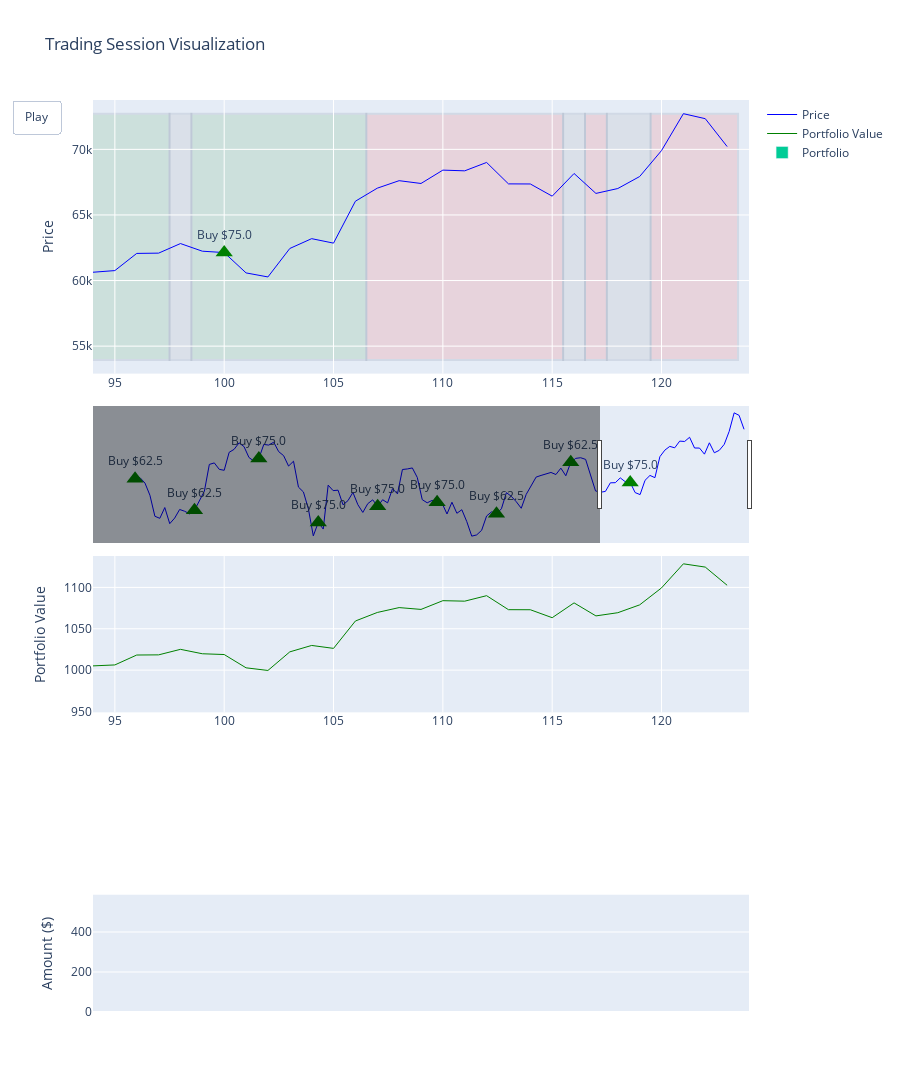

The notebook cell saved with this chart:
### Code cell
import plotly.graph_objects as go
from plotly.subplots import make_subplots
import numpy as np
from IPython.display import clear_output, display
import quantstats as qs
from simulations.DCAStrategyAveraging import DCAStrategyAveraging

def run_trading_session(initial_balance, risk_level='medium'):
    test_data = fetch_data_with_indicators(Api.YAHOO, 'BTC-USD', '2024-05-01', '2024-11-01', '1d', ['RSI', 'EMA_50'])
    test_data = test_data.copy()
    test_data['Pct Change'] = test_data['Close'].pct_change() * 100
    test_data.dropna(inplace=True)
    peaks, properties = find_peaks(test_data['Close'], height=100, prominence=5, distance=40)
    test_data['Peak'] = 0
    test_data.loc[test_data.index[peaks], 'Peak'] = 1

    portfolio = DCAStrategyAveraging(initial_balance)
    eval_env = DummyVecEnv([lambda: CryptoTradingEnv(test_data)])
    eval_env = VecNormalize(eval_env, norm_obs=True, norm_reward=False)
    
    obs = eval_env.reset()
    done = False
    
    prices = []
    portfolio_values = []
    actions = []
    transactions = []
    buys = []
    sells = []
    crypto_balances = [0]
    cash_balances = [initial_balance]
    
    fig = make_subplots(rows=3, cols=1, 
                       row_heights=[0.7, 0.4, 0.3],
                       specs=[[{"type": "scatter"}],
                             [{"type": "scatter"}],
                             [{"type": "bar"}]],
                       vertical_spacing=0.2)

    fig.add_trace(
        go.Scatter(x=[], y=[], name="Price", line=dict(color="blue", width=1)),
        row=1, col=1
    )
    
    fig.add_trace(
        go.Scatter(x=[], y=[], name="Portfolio Value", line=dict(color="green", width=1)),
        row=2, col=1
    )
    
    fig.add_trace(
        go.Bar(x=['Crypto', 'Cash'], y=[0, 0], name="Portfolio"),
        row=3, col=1
    )

    fig.update_layout(
        height=1400,
        showlegend=True,
        xaxis_rangeslider_visible=True,
        hovermode='x unified',
        updatemenus=[dict(
            type="buttons",
            showactive=False,
            buttons=[dict(
                label="Play",
                method="animate",
                args=[None, {"frame": {"duration": 100, "redraw": True}}]
            )]
        )],
        title_text="Trading Session Visualization"
    )

    k = 0
    action_zones = []
    current_zone_start = 0
    current_zone_type = None
    window_size = 30

    while not done:   
        action = predict_ic(obs)
        current_price = eval_env.env_method('current_price')[0]
        current_step = eval_env.get_attr('current_step')[0]
    
        current_rsi = test_data.iloc[current_step]["RSI"]
        traded_crypto = portfolio.interpret_action(action, current_price, current_step)
        
        total_value = portfolio.balance + (portfolio.crypto_held * current_price)
        portfolio_values.append(total_value)
        prices.append(current_price)
        actions.append(action)
        transactions.append(portfolio.transaction_history[-1])
        
        current_transaction = transactions[-1]
        crypto_value = current_transaction.get('crypto_held', 0) * current_price
        cash_balance = current_transaction.get('balance', 0)
        crypto_balances.append(crypto_value)
        cash_balances.append(cash_balance)
       
        action_type = 'buy' if action == 1 else 'sell' if action == 2 else 'hold'
        
        if current_zone_type != action_type:
            if current_zone_type is not None:
                action_zones.append((current_zone_start, k, current_zone_type))
            current_zone_start = k
            current_zone_type = action_type
            
        if traded_crypto > 0:
            if action == 1:
                buys.append(k)
            elif action == 2:
                sells.append(k)

        obs, rewards, done, info = eval_env.step([action])
        k = k + 1

        with fig.batch_update():
            fig.data = fig.data[:3]
            
            fig.data[0].x = list(range(len(prices)))
            fig.data[0].y = prices
            
            fig.data[1].x = list(range(len(portfolio_values)))
            fig.data[1].y = portfolio_values
            
            if k > window_size:
                visible_idx = k - window_size
            else:
                visible_idx = k
                
            fig.data[2].x = ['Crypto', 'Cash']
            fig.data[2].y = [crypto_balances[visible_idx], cash_balances[visible_idx]]
            
            shapes = []
            for zone_start, zone_end, zone_type in action_zones:
                color = 'green' if zone_type == 'buy' else 'red' if zone_type == 'sell' else 'gray'
                shapes.append(dict(
                    type="rect",
                    x0=zone_start-0.5,
                    x1=zone_end-0.5,
                    y0=min(prices),
                    y1=max(prices),
                    fillcolor=color,
                    opacity=0.1,
                    layer="below",
                    xref='x',
                    yref='y'
                ))
            
            if current_zone_type is not None:
                color = 'green' if current_zone_type == 'buy' else 'red' if current_zone_type == 'sell' else 'gray'
                shapes.append(dict(
                    type="rect",
                    x0=current_zone_start-0.5,
                    x1=k-0.5,
                    y0=min(prices),
                    y1=max(prices),
                    fillcolor=color,
                    opacity=0.1,
                    layer="below",
                    xref='x',
                    yref='y'
                ))
            
            fig.update_layout(shapes=shapes)
            
            if buys:
                fig.add_trace(
                    go.Scatter(
                        x=buys, 
                        y=[prices[i] for i in buys], 
                        mode='markers+text',
                        marker=dict(symbol='triangle-up', size=15, color='green'),
                        text=[f"Buy\n${transactions[i].get('trade_amount', 0):.1f}" for i in buys],
                        textposition="top center",
                        showlegend=False, 
                        hovertemplate="Buy<br>" +
                            "Price: $%{y:,.2f}<br>" +
                            "Amount: $%{customdata[0]:.2f}<br>" +
                            "Crypto: %{customdata[1]:.8f}<extra></extra>",
                        customdata=[[transactions[i].get('trade_amount', 0), 
                                   transactions[i].get('traded_crypto', 0)] for i in buys]
                    ),
                    row=1, col=1
                )
            
            if sells:
                fig.add_trace(
                    go.Scatter(
                        x=sells, 
                        y=[prices[i] for i in sells], 
                        mode='markers+text',
                        marker=dict(symbol='triangle-down', size=15, color='red'),
                        text=[f"Sell\n${transactions[i].get('trade_amount', 0):.1f}" for i in sells],
                        textposition="bottom center",
                        showlegend=False,  hovertemplate="Sell<br>" +
                            "Price: $%{y:,.2f}<br>" +
                            "Amount: $%{customdata[0]:.2f}<br>" +
                            "Crypto: %{customdata[1]:.8f}<extra></extra>",
                        customdata=[[transactions[i].get('trade_amount', 0), 
                                   transactions[i].get('traded_crypto', 0)] for i in sells]
                    ),
                    row=1, col=1
                )

            fig.update_yaxes(title_text="Price", row=1, col=1)
            fig.update_yaxes(title_text="Portfolio Value", row=2, col=1)
            fig.update_yaxes(title_text="Amount ($)", row=3, col=1)

            if k > window_size:
                fig.update_xaxes(range=[k-window_size, k])
                fig.update_xaxes(range=[k-window_size, k], row=2)
                fig.update_xaxes(range=[k-window_size, k], row=3)
                
        clear_output(wait=True)
        display(fig)
        
    return {
        'portfolio_values': portfolio_values,
        'prices': prices,
        'actions': actions,
        'transactions': transactions,
        'crypto_balances': crypto_balances,
        'cash_balances': cash_balances
    }

def generate_performance_report(results):
    portfolio_series = pd.Series(results['portfolio_values'])
    portfolio_series.index = pd.date_range(start='2024-05-01', periods=len(portfolio_series), freq='1H')
    returns = portfolio_series.pct_change().fillna(0)
    
    qs.reports.basic(returns, title='Trading Strategy Performance Report')

initial_balance = 1000.0  
risk_level = 'medium'

results = run_trading_session(initial_balance, risk_level)
print(f"Final Portfolio Value: ${results['portfolio_values'][-1]:.2f}")
print(f"Total Transactions: {len(results['transactions'])}")
generate_performance_report(results)

### Figure 1 — Plotly figure (JSON) as saved in the notebook; plotly's stock layout.template omitted (floating-point values rounded to 4 significant figures)
{"data": [{"line": {"color": "blue", "width": 1}, "name": "Price", "type": "scatter", "x": [0, 1, 2, 3, 4, 5, 6, 7, 8, 9, 10, 11, 12, 13, 14, 15, 16, 17, 18, 19, 20, 21, 22, 23, 24, 25, 26, 27, 28, 29, 30, 31, 32, 33, 34, 35, 36, 37, 38, 39, 40, 41, 42, 43, 44, 45, 46, 47, 48, 49, 50, 51, 52, 53, 54, 55, 56, 57, 58, 59, 60, 61, 62, 63, 64, 65, 66, 67, 68, 69, 70, 71, 72, 73, 74, 75, 76, 77, 78, 79, 80, 81, 82, 83, 84, 85, 86, 87, 88, 89, 90, 91, 92, 93, 94, 95, 96, 97, 98, 99, 100, 101, 102, 103, 104, 105, 106, 107, 108, 109, 110, 111, 112, 113, 114, 115, 116, 117, 118, 119, 120, 121, 122, 123], "xaxis": "x", "y": [62680.0, 62850.0, 62030.0, 60170.0, 56980.0, 56660.0, 58300.0, 55850.0, 56710.0, 58010.0, 57740.0, 57340.0, 57900.0, 59230.0, 60790.0, 64870.0, 65100.0, 64120.0, 63970.0, 66710.0, 67160.0, 68150.0, 67590.0, 65930.0, 65370.0, 65780.0, 67910.0, 67810.0, 68260.0, 66820.0, 66200.0, 64620.0, 65360.0, 61420.0, 60680.0, 58120.0, 53990.0, 56030.0, 55030.0, 61710.0, 60880.0, 60950.0, 58720.0, 59350.0, 60610.0, 58740.0, 57560.0, 58890.0, 59480.0, 58480.0, 59490.0, 59010.0, 61180.0, 60380.0, 64090.0, 64180.0, 64330.0, 62880.0, 59500.0, 59030.0, 59390.0, 59120.0, 58970.0, 57330.0, 59110.0, 57430.0, 57970.0, 56160.0, 53950.0, 54140.0, 54840.0, 57020.0, 57650.0, 57340.0, 58130.0, 60570.0, 60010.0, 59180.0, 58190.0, 60310.0, 61650.0, 62940.0, 63190.0, 63390.0, 63650.0, 63330.0, 64300.0, 63140.0, 65180.0, 65790.0, 65890.0, 65640.0, 63330.0, 60840.0, 60630.0, 60760.0, 62070.0, 62090.0, 62820.0, 62240.0, 62130.0, 60580.0, 60270.0, 62450.0, 63190.0, 62850.0, 66050.0, 67040.0, 67610.0, 67400.0, 68420.0, 68360.0, 69000.0, 67370.0, 67360.0, 66430.0, 68160.0, 66640.0, 67010.0, 67930.0, 69910.0, 72720.0, 72340.0, 70220.0], "yaxis": "y"}, {"line": {"color": "green", "width": 1}, "name": "Portfolio Value", "type": "scatter", "x": [0, 1, 2, 3, 4, 5, 6, 7, 8, 9, 10, 11, 12, 13, 14, 15, 16, 17, 18, 19, 20, 21, 22, 23, 24, 25, 26, 27, 28, 29, 30, 31, 32, 33, 34, 35, 36, 37, 38, 39, 40, 41, 42, 43, 44, 45, 46, 47, 48, 49, 50, 51, 52, 53, 54, 55, 56, 57, 58, 59, 60, 61, 62, 63, 64, 65, 66, 67, 68, 69, 70, 71, 72, 73, 74, 75, 76, 77, 78, 79, 80, 81, 82, 83, 84, 85, 86, 87, 88, 89, 90, 91, 92, 93, 94, 95, 96, 97, 98, 99, 100, 101, 102, 103, 104, 105, 106, 107, 108, 109, 110, 111, 112, 113, 114, 115, 116, 117, 118, 119, 120, 121, 122, 123], "xaxis": "x2", "y": [1000, 1000.0, 999.4, 997.5, 994.3, 994.0, 995.6, 993.2, 994.0, 995.3, 995.1, 994.7, 995.2, 998.0, 1001.0, 1010.0, 1010.0, 1008.0, 1008.0, 1014.0, 1014.0, 1017.0, 1015.0, 1012.0, 1011.0, 1012.0, 1018.0, 1018.0, 1020.0, 1015.0, 1013.0, 1008.0, 1010.0, 997.6, 995.2, 987.0, 973.7, 980.3, 975.7, 1006.0, 1002.0, 1003.0, 992.5, 995.4, 1001.0, 992.6, 987.2, 993.3, 995.9, 991.4, 997.3, 994.5, 1007.0, 1002.0, 1024.0, 1025.0, 1026.0, 1017.0, 997.4, 994.6, 996.7, 995.1, 994.1, 982.4, 995.1, 983.1, 987.0, 974.1, 958.4, 959.7, 964.7, 980.2, 984.7, 982.5, 988.9, 1009.0, 1004.0, 997.6, 989.5, 1007.0, 1018.0, 1028.0, 1030.0, 1032.0, 1034.0, 1032.0, 1040.0, 1030.0, 1047.0, 1052.0, 1053.0, 1051.0, 1030.0, 1007.0, 1005.0, 1006.0, 1018.0, 1018.0, 1025.0, 1020.0, 1019.0, 1003.0, 999.6, 1022.0, 1030.0, 1026.0, 1059.0, 1070.0, 1076.0, 1073.0, 1084.0, 1083.0, 1090.0, 1073.0, 1073.0, 1063.0, 1081.0, 1066.0, 1069.0, 1079.0, 1099.0, 1129.0, 1125.0, 1103.0], "yaxis": "y2"}, {"name": "Portfolio", "type": "bar", "x": ["Crypto", "Cash"], "xaxis": "x3", "y": [557.0, 450], "yaxis": "y3"}, {"customdata": [[62.5, 0.0009972], [62.5, 0.001079], [75, 0.00114], [75, 0.001338], [75, 0.001282], [75, 0.001269], [62.5, 0.00109], [62.5, 0.0009589], [75, 0.001207]], "hovertemplate": "Buy<br>Price: $%{y:,.2f}<br>Amount: $%{customdata[0]:.2f}<br>Crypto: %{customdata[1]:.8f}<extra></extra>", "marker": {"color": "green", "size": 15, "symbol": "triangle-up"}, "mode": "markers+text", "showlegend": false, "text": ["Buy\n$62.5", "Buy\n$62.5", "Buy\n$75.0", "Buy\n$75.0", "Buy\n$75.0", "Buy\n$75.0", "Buy\n$62.5", "Buy\n$62.5", "Buy\n$75.0"], "textposition": "top center", "type": "scatter", "x": [0, 12, 25, 37, 49, 61, 73, 88, 100], "xaxis": "x", "y": [62680.0, 57900.0, 65780.0, 56030.0, 58480.0, 59120.0, 57340.0, 65180.0, 62130.0], "yaxis": "y"}], "layout": {"height": 1400, "hovermode": "x unified", "shapes": [{"fillcolor": "green", "layer": "below", "opacity": 0.1, "type": "rect", "x0": -0.5, "x1": 0.5, "xref": "x", "y0": 53950.0, "y1": 72720.0, "yref": "y"}, {"fillcolor": "red", "layer": "below", "opacity": 0.1, "type": "rect", "x0": 0.5, "x1": 2.5, "xref": "x", "y0": 53950.0, "y1": 72720.0, "yref": "y"}, {"fillcolor": "green", "layer": "below", "opacity": 0.1, "type": "rect", "x0": 2.5, "x1": 14.5, "xref": "x", "y0": 53950.0, "y1": 72720.0, "yref": "y"}, {"fillcolor": "red", "layer": "below", "opacity": 0.1, "type": "rect", "x0": 14.5, "x1": 24.5, "xref": "x", "y0": 53950.0, "y1": 72720.0, "yref": "y"}, {"fillcolor": "green", "layer": "below", "opacity": 0.1, "type": "rect", "x0": 24.5, "x1": 25.5, "xref": "x", "y0": 53950.0, "y1": 72720.0, "yref": "y"}, {"fillcolor": "red", "layer": "below", "opacity": 0.1, "type": "rect", "x0": 25.5, "x1": 29.5, "xref": "x", "y0": 53950.0, "y1": 72720.0, "yref": "y"}, {"fillcolor": "gray", "layer": "below", "opacity": 0.1, "type": "rect", "x0": 29.5, "x1": 32.5, "xref": "x", "y0": 53950.0, "y1": 72720.0, "yref": "y"}, {"fillcolor": "green", "layer": "below", "opacity": 0.1, "type": "rect", "x0": 32.5, "x1": 54.5, "xref": "x", "y0": 53950.0, "y1": 72720.0, "yref": "y"}, {"fillcolor": "red", "layer": "below", "opacity": 0.1, "type": "rect", "x0": 54.5, "x1": 57.5, "xref": "x", "y0": 53950.0, "y1": 72720.0, "yref": "y"}, {"fillcolor": "green", "layer": "below", "opacity": 0.1, "type": "rect", "x0": 57.5, "x1": 82.5, "xref": "x", "y0": 53950.0, "y1": 72720.0, "yref": "y"}, {"fillcolor": "red", "layer": "below", "opacity": 0.1, "type": "rect", "x0": 82.5, "x1": 87.5, "xref": "x", "y0": 53950.0, "y1": 72720.0, "yref": "y"}, {"fillcolor": "green", "layer": "below", "opacity": 0.1, "type": "rect", "x0": 87.5, "x1": 88.5, "xref": "x", "y0": 53950.0, "y1": 72720.0, "yref": "y"}, {"fillcolor": "red", "layer": "below", "opacity": 0.1, "type": "rect", "x0": 88.5, "x1": 92.5, "xref": "x", "y0": 53950.0, "y1": 72720.0, "yref": "y"}, {"fillcolor": "green", "layer": "below", "opacity": 0.1, "type": "rect", "x0": 92.5, "x1": 97.5, "xref": "x", "y0": 53950.0, "y1": 72720.0, "yref": "y"}, {"fillcolor": "gray", "layer": "below", "opacity": 0.1, "type": "rect", "x0": 97.5, "x1": 98.5, "xref": "x", "y0": 53950.0, "y1": 72720.0, "yref": "y"}, {"fillcolor": "green", "layer": "below", "opacity": 0.1, "type": "rect", "x0": 98.5, "x1": 106.5, "xref": "x", "y0": 53950.0, "y1": 72720.0, "yref": "y"}, {"fillcolor": "red", "layer": "below", "opacity": 0.1, "type": "rect", "x0": 106.5, "x1": 115.5, "xref": "x", "y0": 53950.0, "y1": 72720.0, "yref": "y"}, {"fillcolor": "gray", "layer": "below", "opacity": 0.1, "type": "rect", "x0": 115.5, "x1": 116.5, "xref": "x", "y0": 53950.0, "y1": 72720.0, "yref": "y"}, {"fillcolor": "red", "layer": "below", "opacity": 0.1, "type": "rect", "x0": 116.5, "x1": 117.5, "xref": "x", "y0": 53950.0, "y1": 72720.0, "yref": "y"}, {"fillcolor": "gray", "layer": "below", "opacity": 0.1, "type": "rect", "x0": 117.5, "x1": 119.5, "xref": "x", "y0": 53950.0, "y1": 72720.0, "yref": "y"}, {"fillcolor": "red", "layer": "below", "opacity": 0.1, "type": "rect", "x0": 119.5, "x1": 123.5, "xref": "x", "y0": 53950.0, "y1": 72720.0, "yref": "y"}], "showlegend": true, "title": {"text": "Trading Session Visualization"}, "updatemenus": [{"buttons": [{"args": [null, {"frame": {"duration": 100, "redraw": true}}], "label": "Play", "method": "animate"}], "showactive": false, "type": "buttons"}], "xaxis": {"anchor": "y", "domain": [0, 1], "range": [94, 124], "rangeslider": {"visible": true}}, "xaxis2": {"anchor": "y2", "domain": [0, 1], "range": [94, 124]}, "xaxis3": {"anchor": "y3", "domain": [0, 1], "range": [94, 124]}, "yaxis": {"anchor": "x", "domain": [0.7, 1], "title": {"text": "Price"}}, "yaxis2": {"anchor": "x2", "domain": [0.3286, 0.5], "title": {"text": "Portfolio Value"}}, "yaxis3": {"anchor": "x3", "domain": [0, 0.1286], "title": {"text": "Amount ($)"}}}}
